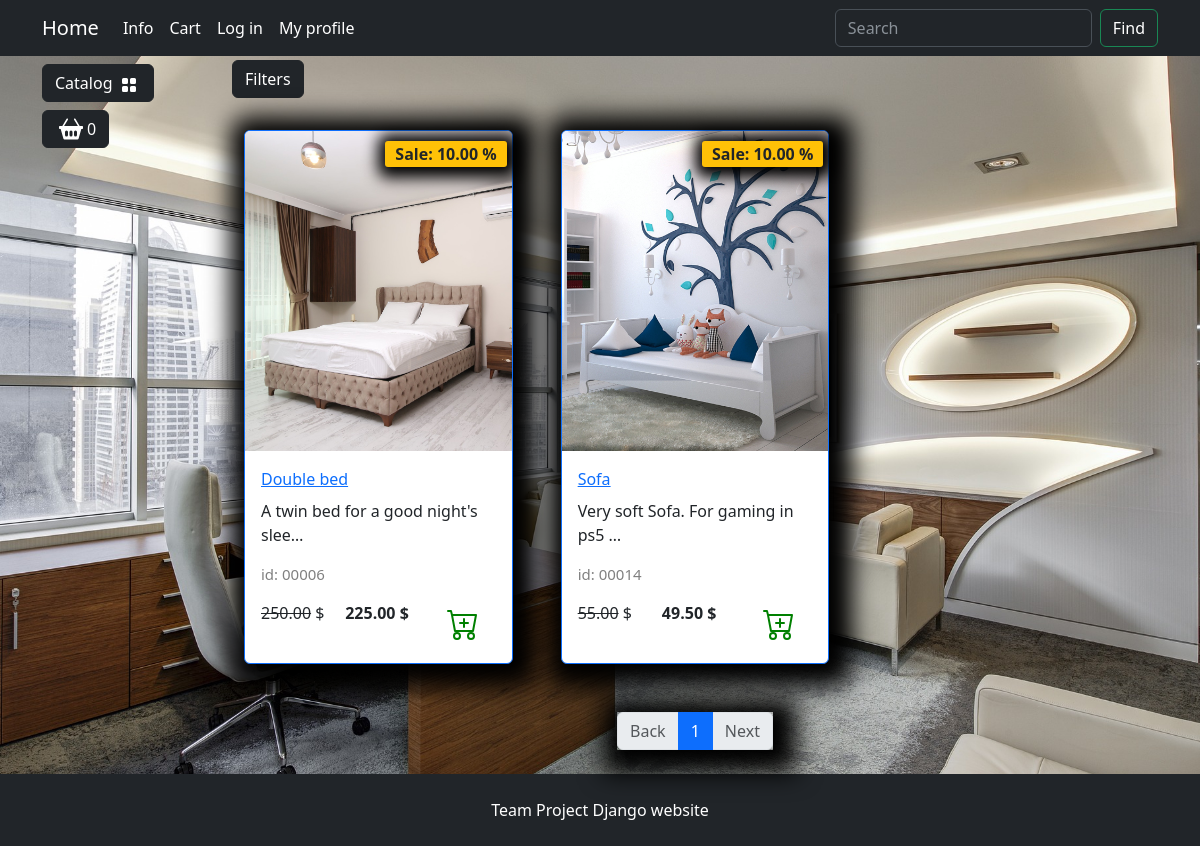
/catalog/living-room/, run on the app's committed database.
### goods/models.py (models this page shows, shortened)
class Products(models.Model):
    name = models.CharField(max_length=150, unique=True, verbose_name='Название')
    slug = models.SlugField(max_length=200, unique=True, blank=True, null=True, verbose_name='URL')
    description = models.TextField(blank=True, null=True, verbose_name='Discription')
    image = models.ImageField(upload_to='goods_images', blank=True, null=True, verbose_name='Image')
    price = models.DecimalField(default=0.00, max_digits=7, decimal_places=2, verbose_name='Price')
    discount = models.DecimalField(default=0.00, max_digits=4, decimal_places=2, verbose_name='Sale in %')
    quantity = models.PositiveIntegerField(default=0, verbose_name='Discount')
    category = models.ForeignKey(to=Categories, on_delete=models.CASCADE, verbose_name='Category')
    class Meta:
        db_table = 'product'
        verbose_name = 'Product'
        verbose_name_plural = 'Product'
        ordering = ("id",)
    def display_id(self):
        return f"{self.id:05}"
    def sell_price(self):
        if self.discount:
            return round(self.price - self.price*self.discount/100, 2)
        return self.price

### goods/views.py (the view)
# urls.py: path('catalog/', include('goods.urls', namespace='catalog')),
def catalog(request, category_slug=None):
    page = request.GET.get('page', 1)
    on_sale = request.GET.get('on_sale', None)
    order_by = request.GET.get('order_by', None)
    query = request.GET.get('q', None)
    if category_slug == "all":
        goods = Products.objects.all()
    elif query:
        goods = q_search(query)
    else:
        goods = get_list_or_404(Products.objects.filter(category__slug=category_slug))
    if on_sale:
        goods = goods.filter(discount__gt=0)
    if order_by and order_by != "default":
        goods = goods.order_by(order_by)
    paginator = Paginator(goods, 3)
    current_page = paginator.page(int(page))
    context = {
        "title": "Home - Catalog",
        "goods": current_page,
        "slug_url": category_slug
    }
    return render(request, "goods/catalog.html", context)

### goods/templatetags/goods_tags.py (called while the page is built)
@register.simple_tag()
def tag_categories():
    return Categories.objects.all()

@register.simple_tag(takes_context=True)
def change_params(context, **kwargs):
    query = context['request'].GET.dict()
    query.update(kwargs)
    return urlencode(query)

### goods/templates/goods/catalog.html (shortened to what this page needs)
{% extends "base.html" %}
{% load static %}
{% load goods_tags %}
{% block content %}
<div class="row">
    <div class="dropdown mb-2">
        <button class="btn btn-secondary dropdown-toggle btn-dark" type="button" data-bs-toggle="dropdown"
            aria-expanded="false">
            Filters
        </button>
    </div>
    {% for product in goods %}
        <div class="col-lg-4 col-md-6 p-4">
            <div class="card border-primary rounded custom-shadow">
                {% if product.image %}
                    <img src="{{ product.image.url }}" class="card-img-top" alt="{{ product.name }}">
                {% else %}
                    <img src="{% static "deps/images/Not found image.png" %}" class="card-img-top" alt="...">
                {% endif %}
                <div class="card-body">
                    <a href="{% url "catalog:product" product.slug %}">
                        <p class="card-title">{{ product.name }}</p>
                    </a>
                    <p class="card-text">{{ product.description|truncatechars:35 }}</p>
                    <p class="product_id">id: {{ product.display_id }}</p>
                    <div class="d-flex justify-content-between">
                        {% if product.discount %}
                            <p><s>{{product.price}}</s> $</p>
                            <p><strong>{{ product.sell_price }} $</strong></p>
                            <span class="badge bg-warning text-dark">Sale: {{ product.discount }} %</span>
                        {% else %}
                            <p><strong>{{ product.price }} $</strong></p>
                        {% endif %}
                        <a href="#" class="btn add-to-cart">
                            <img class="mx-1" src="{% static "deps/icons/cart-plus.svg" %}" alt="Catalog Icon"
                                width="32" height="32">
                        </a>
                    </div>
                </div>
            </div>
        </div>
    {% endfor %}
</div>
{% if goods %}
    <nav aria-label="Page navigation example">
        <ul class="pagination justify-content-center my-4">
            <div class="custom-shadow d-flex">
                <li class="page-item {% if not goods.has_previous %}disabled{% endif %}">
                <a class="page-link" href="{% if goods.has_previous %}?{% change_params page=goods.previous_page_number %}{% else %}#{% endif %}">Back</a>
                </li>
                {% for page in goods.paginator.page_range %}
                {% if page >= goods.number|add:-2 and page <= goods.number|add:2 %}
                    <li class="page-item {% if goods.number == page %} active {% endif %}">
                        <a class="page-link" href="?{% change_params page=page %}">{{ page }}</a>
                    </li>
                {% endif %}
                {% endfor %}
                <li class="page-item {% if not goods.has_next %}disabled{% endif %}">
                    <a class="page-link" href="{% if goods.has_next %}?{% change_params page=goods.next_page_number %}{% else %}#{% endif %}">Next</a>
                </li>
            </div>
        </ul>
    </nav>
{% endif %}
{% endblock  %}
{% block footer %}
<footer class="py-4 bg-dark">
    <div class="container">
        <p class="m-0 text-center text-white">Team Project Django website </p>
    </div>
</footer>
{% endblock  %}

### static/deps/css/my_css.css (style rules this page uses)
body { background-image: url("../images/bg-image.jpg"); background-repeat: no-repeat; background-attachment: fixed; background-position: center center; background-size: cover; height: 100%; }
.dropdown-toggle::after { content: none; }
.custom-shadow { box-shadow: 5px 5px 25px 19px #000000; }
.product_id { color: gray; font-size: 15px; }
.badge.bg-warning.text-dark { position: absolute; top: 10px; right: 5px; z-index: 1; padding: 5px 10px; border-radius: 3px; font-size: 1rem; box-shadow: 2px 2px 15px 9px #000000; }

### data on the page
Products: image (picture), name "Double bed", description "A twin bed for a good night's slee…", display_id "00006", price "250.00", sell_price "225.00", discount "10.00"
Products: image (picture), name "Sofa", description "Very soft Sofa. For gaming in ps5 …", display_id "00014", price "55.00", sell_price "49.50", discount "10.00"

### other printed values
{{ page }} "1"
